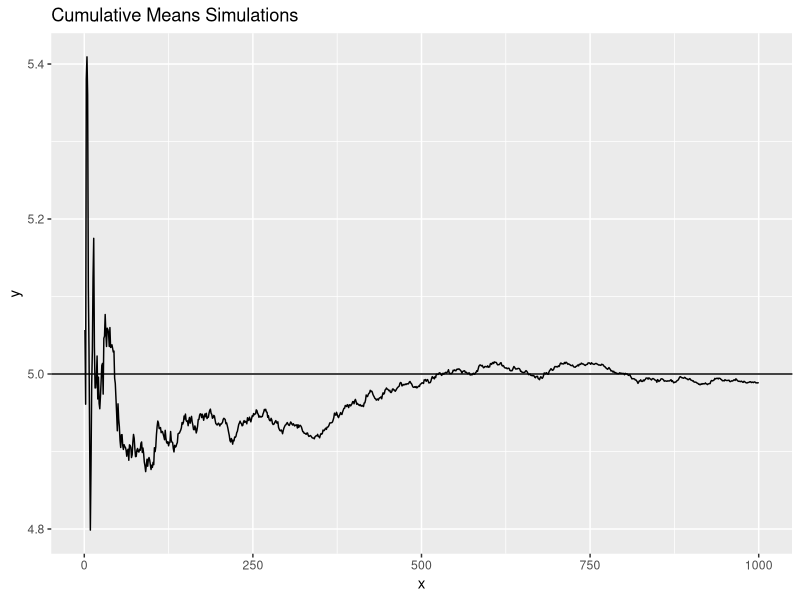
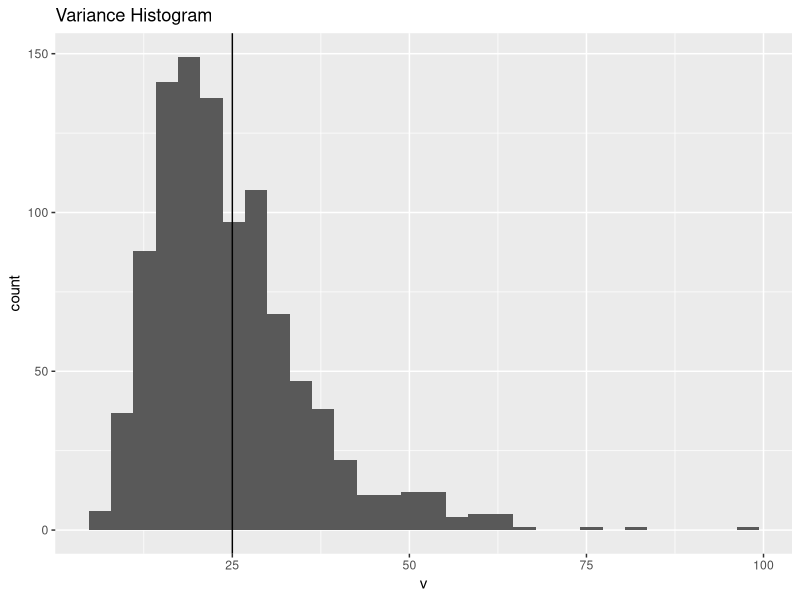

Reproduce these figures in R, in order. (Note: this script raises an error after producing the figures.)
## ---- chunk 1
library(ggplot2)

simulations <- function( nosim = 1000 ) {
  n <- 40
	lambda <- 0.2
	mns <- c()
  vrs <- c()
	for (i in 1 : nosim) {
		sim <- rexp(n, lambda)
		mns <- c( mns, mean(sim) )
		vrs <- c( vrs, var(sim) )
  }
  list( mns, vrs )
}

simulationGraphs <- function(nosim = 1000) {
  simulationValues <- simulations( nosim )
  mns <- simulationValues[[1]]
  vrs <- simulationValues[[2]]
	#Means plot
	plotdata <- cumsum(mns)/1:nosim
	meansGraph <- ggplot( data.frame( x = 1:nosim, y = plotdata), aes (x = x, y = y) ) + geom_line() + geom_hline(yintercept = 5) + ggtitle( "Cumulative Means Simulations")

	#Variance plot
  varGraph <- ggplot( data.frame( v = vrs), aes ( x = v ) ) + geom_histogram() + geom_vline(xintercept = 25, aes( colour = "red")) + ggtitle( "Variance Histogram")

	list( meansGraph, varGraph, mns, vrs )
}
## ---- chunk 2
graphs <- simulationGraphs()
mnsg <- graphs[[1]]
vrsg <- graphs[[2]]
mnsg
## ---- chunk 3
vrsg
## ---- chunk 4
library(dplyr)

nosims1 <- 1000
nosims2 <- 5000
nosims3 <- 10000

returnedVals <- simulations(nosims1)
mns1 <- returnedVals[[1]]
mns1 <- c(mns1, rep(nosims1, nosims1) )
mns1 <- matrix(mns1, nrow = nosims1, ncol = 2)

returnedVals <- simulations(nosims2)
mns2 <- returnedVals[[1]]
mns2 <- c(mns2, rep(nosims2, nosims2) )
mns2 <- matrix(mns2, nrow = nosims2, ncol = 2)

returnedVals <- simulations(nosims3)
mns3 <- returnedVals[[1]]
mns3 <- c(mns3, rep(nosims3, nosims3) )
mns3 <- matrix(mns3, nrow = nosims3, ncol = 2)

function(x, n) { (x -5) * sqrt(n) / 5}
totalSims <- data.frame( rbind( mns1, mns2, mns3) )
names(totalSims) <- c('means', 'simulations')

cfunc <- function(x, n) { (x -5) * sqrt(n) / 5}
totalSims <- totalSims %>% mutate( a = cfunc(means, simulations))
totalSims$simulations <- factor(totalSims$simulations)

ggplot( totalSims, aes( x = a, fill = simulations) ) + geom_histogram( aes( y = ..density..) ) +  facet_grid(. ~ simulations) ++ ggtitle("Simulations")
